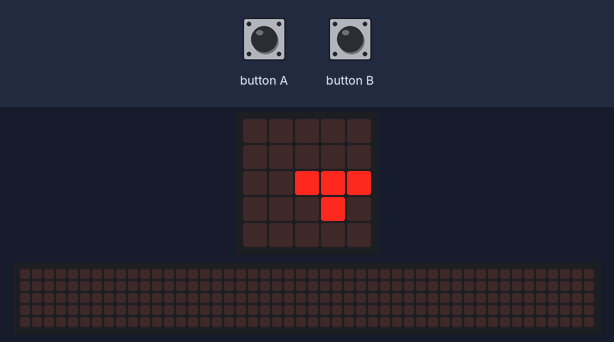
Simulated run of this program. Board: BBC micro:bit (MakeCode). On the bench: the board's 5×5 LED display, a strip that is not on the board, showing the scrolling text unrolled. Inputs (shaded band) come from the test bench. Random numbers come from a fixed seed; the 48×5 strip is a reading aid, not a part: it shows the text the display is scrolling, unrolled, one strip-width of it at a time.

Above: at 1.6 s.
1.7 s: button B pressed for 0.15 s
At 4.2 s:
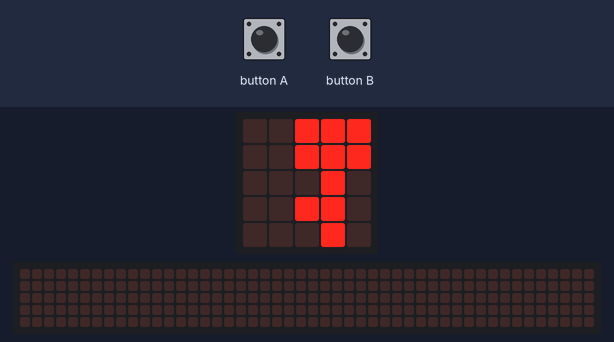
4.5 s: button A pressed for 0.15 s
At 5.0 s:
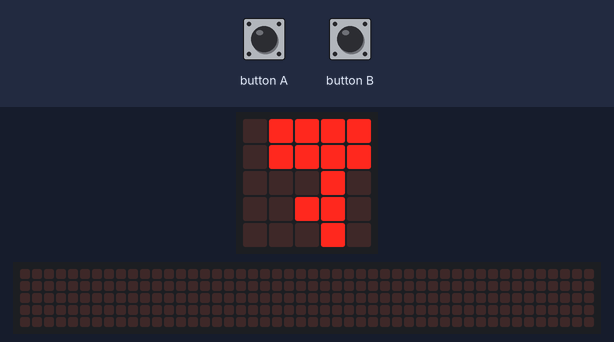
6.1 s: button A pressed 5 times (0.12 s each, 0.3 s apart)
At 7.0 s:
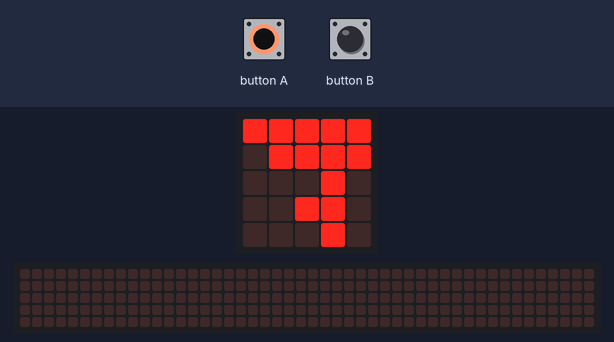
9.1 s: button A pressed for 0.15 s
At 9.47 s:
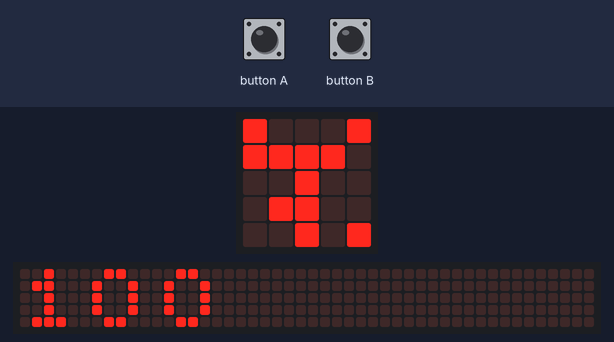
9.8 s: button B pressed for 0.15 s
At 10.07 s:
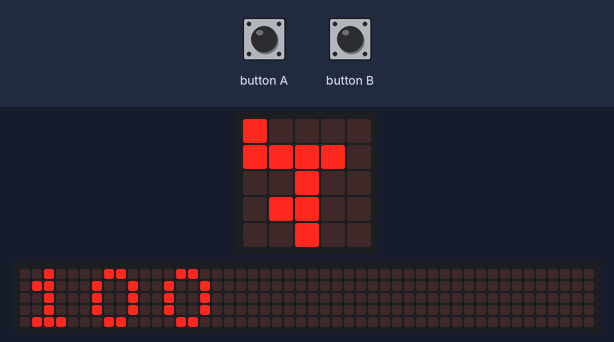
10.5 s: button A pressed 2 times (0.12 s each, 0.3 s apart)
At 11.5 s:
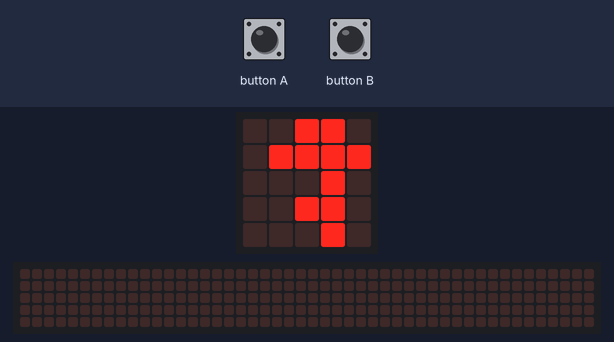
Timing chart, 0 to 13.5 s (numbered marks = the images above; inputs shaded):
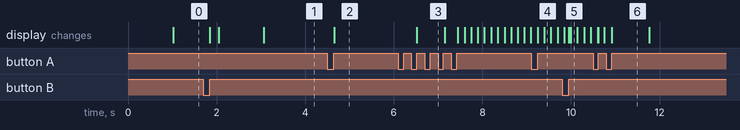

The program:

main.ts
```typescript
let tablero = [
    [0, 0, 0, 0, 0],
    [0, 0, 0, 0, 0],
    [0, 0, 0, 0, 0],
    [0, 0, 0, 0, 0],
    [0, 0, 0, 0, 0]
];

let piezas = [
    [[1, 1, 1], [0, 1, 0]],  // Forma en T
    [[1, 1], [1, 1]],        // Cuadrado
    [[1, 1, 0], [0, 1, 1]],  // Forma en Z
    [[0, 1, 1], [1, 1, 0]],  // Forma en S
    [[1, 0, 0], [1, 1, 1]]   // Forma en L
];

let piezaActual = piezas[Math.floor(Math.random() * piezas.length)];
let x = 2, y = 0;
let puntaje = 0;
let nivel = 1;
let tiempoCaida = 1000;  // Tiempo inicial para la caída de las piezas (más despacio)

function mostrarTablero() {
    basic.clearScreen();
    for (let fila = 0; fila < 5; fila++) {
        for (let col = 0; col < 5; col++) {
            if (tablero[fila][col] === 1) {
                led.plot(col, fila);
            }
        }
    }
    mostrarPieza();
}

function mostrarPieza() {
    for (let fila = 0; fila < piezaActual.length; fila++) {
        for (let col = 0; col < piezaActual[fila].length; col++) {
            if (piezaActual[fila][col] === 1) {
                led.plot(x + col, y + fila);
            }
        }
    }
}

function borrarPieza() {
    for (let fila = 0; fila < piezaActual.length; fila++) {
        for (let col = 0; col < piezaActual[fila].length; col++) {
            if (piezaActual[fila][col] === 1) {
                led.unplot(x + col, y + fila);
            }
        }
    }
}

function fijarPieza() {
    for (let fila = 0; fila < piezaActual.length; fila++) {
        for (let col = 0; col < piezaActual[fila].length; col++) {
            if (piezaActual[fila][col] === 1) {
                tablero[y + fila][x + col] = 1;
            }
        }
    }
}

function eliminarFilas() {
    for (let fila = 4; fila >= 0; fila--) {
        if (tablero[fila].every(celda => celda === 1)) {
            puntaje += 100;
            for (let i = fila; i > 0; i--) {
                tablero[i] = tablero[i - 1].slice();
            }
            tablero[0] = [0, 0, 0, 0, 0];
            mostrarPuntaje();
        }
    }
}

function mostrarPuntaje() {
    basic.clearScreen();
    basic.showNumber(puntaje);
}

function verificarEspacioParaNuevaPieza() {
    for (let fila = 0; fila < piezaActual.length; fila++) {
        for (let col = 0; col < piezaActual[fila].length; col++) {
            if (piezaActual[fila][col] === 1) {
                // Si la pieza va más allá del límite superior o choca con una pieza fija
                if (tablero[y + fila][x + col] === 1) {
                    return false; // Si no hay espacio, retornar false
                }
            }
        }
    }
    return true; // Si hay espacio, retornar true
}

function generarNuevaPieza() {
    piezaActual = piezas[Math.floor(Math.random() * piezas.length)];
    x = 2;
    y = 0;

    // Verificar si la nueva pieza puede caer
    if (!verificarEspacioParaNuevaPieza()) {
        // Si no hay espacio, simplemente no generamos una nueva pieza
        return;
    }
}

function piezaPuedeCaer() {
    for (let fila = 0; fila < piezaActual.length; fila++) {
        for (let col = 0; col < piezaActual[fila].length; col++) {
            if (piezaActual[fila][col] === 1) {
                if (y + fila + 1 >= 5 || tablero[y + fila + 1][x + col] === 1) {
                    return false;
                }
            }
        }
    }
    return true;
}

function moverPiezaAbajo() {
    borrarPieza();
    if (piezaPuedeCaer()) {
        y += 1;
    } else {
        fijarPieza();
        eliminarFilas();
        generarNuevaPieza();  // Intentar generar una nueva pieza
    }
    mostrarTablero();
}

function rotarPieza() {
    let piezaRotada: number[][] = [];

    // Rotar la pieza 90 grados en el sentido de las agujas del reloj
    for (let col = 0; col < piezaActual[0].length; col++) {
        let nuevaFila: number[] = [];
        for (let fila = piezaActual.length - 1; fila >= 0; fila--) {
            nuevaFila.push(piezaActual[fila][col]);
        }
        piezaRotada.push(nuevaFila);
    }

    // Verificar si la rotación es válida
    if (comprobarEspacio(piezaRotada)) {
        piezaActual = piezaRotada;  // Si la rotación es válida, aplicar la nueva pieza rotada
    }

    mostrarTablero();  // Actualizar la pantalla después de la rotación
}

function comprobarEspacio(piezaRotada: number[][]): boolean {
    for (let fila = 0; fila < piezaRotada.length; fila++) {
        for (let col = 0; col < piezaRotada[fila].length; col++) {
            if (piezaRotada[fila][col] === 1) {
                // Comprobar si el bloque de la pieza rotada se sale del tablero o choca con otras piezas
                if (x + col < 0 || x + col >= 5 || y + fila >= 5 || tablero[y + fila][x + col] === 1) {
                    return false; // Si hay colisión, no se puede rotar
                }
            }
        }
    }
    return true; // Si no hay colisión, se puede rotar
}

input.onButtonPressed(Button.A, function () {
    // Mover la pieza de izquierda a derecha
    borrarPieza();
    if (x > 0) {
        x -= 1;  // Mover a la izquierda
    }
    mostrarTablero();
});

input.onButtonPressed(Button.B, function () {
    rotarPieza();  // El botón B rota la pieza
});

basic.forever(function () {
    moverPiezaAbajo();  // Continuar moviendo la pieza hacia abajo
    basic.pause(tiempoCaida);  // Esperar un poco más entre cada caída de pieza
});
```

test.ts
```typescript
// aquí va el archivo "tests"; esto no se compilará cuando este paquete se utilice como una extensión.
```

Measured:
- after the input at 4.5 s, the display: changes after 0.15 s (image 2)
- after the input at 6.1 s, the display: changes after 0.42 s (image 3)
- what the display in image 6 shows lasts 0.9 s, from 10.9 s to 11.8 s
